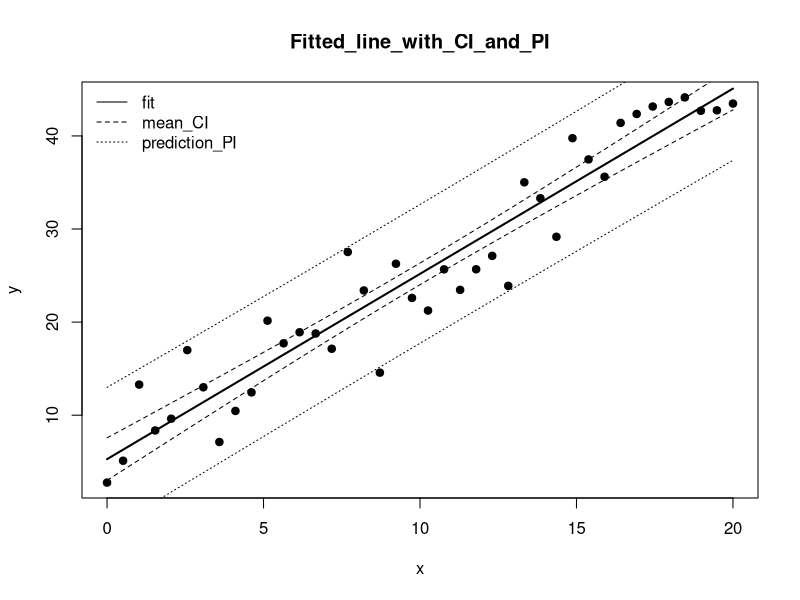

Recreate this plot in R.

####################################################################
# Confidence Intervals in Linear Regression
####################################################################
set.seed(123)
n <- 40
x <- seq(0, 20, length.out = n)
beta0 <- 5
beta1 <- 2
sigma <- 4
y <- beta0 + beta1 * x + rnorm(n, sd = sigma )
fit <- lm(y ~ x)
summary (fit )
confint (fit )
# Two x- values : center and tail
newdat <- data.frame(x = c( mean (x), max (x)))
# CI for expected response
pred_mean <- predict(fit , newdata = newdat , interval = "confidence")
# PI for new response
pred_obs <- predict(fit , newdata = newdat , interval = "prediction")
pred_mean
pred_obs

# Leverages
h <- hatvalues(fit)
cbind(x = x, leverage = round (h, 4))
# Diagnostic measures
rstandard (fit)
cooks.distance(fit)
# Plot fitted line and intervals on a fine grid
grid <- data.frame (x = seq (min(x), max(x), length.out = 200) )
ci_grid <- predict(fit , newdata = grid , interval = "confidence")
pi_grid <- predict(fit , newdata = grid , interval = "prediction")
plot (x, y, pch = 19, main = "Fitted_line_with_CI_and_PI")
lines ( grid $x, ci_grid [, "fit"], lwd = 2)
lines ( grid $x, ci_grid [, "lwr"], lty = 2)
lines ( grid $x, ci_grid [, "upr"], lty = 2)
lines ( grid $x, pi_grid [, "lwr"], lty = 3)
lines ( grid $x, pi_grid [, "upr"], lty = 3)
legend ("topleft",
        legend = c("fit ", "mean_CI", "prediction_PI"),lty = c(1 ,2 ,3) , bty = "n")
